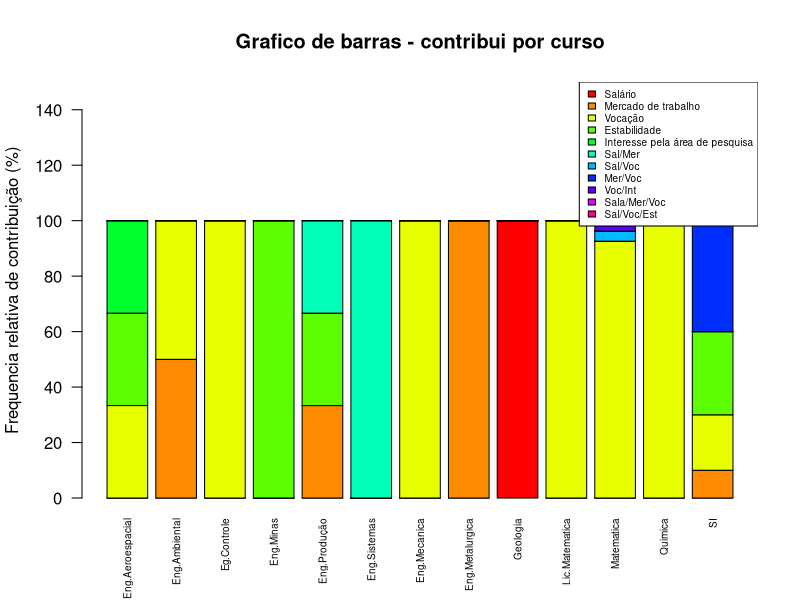
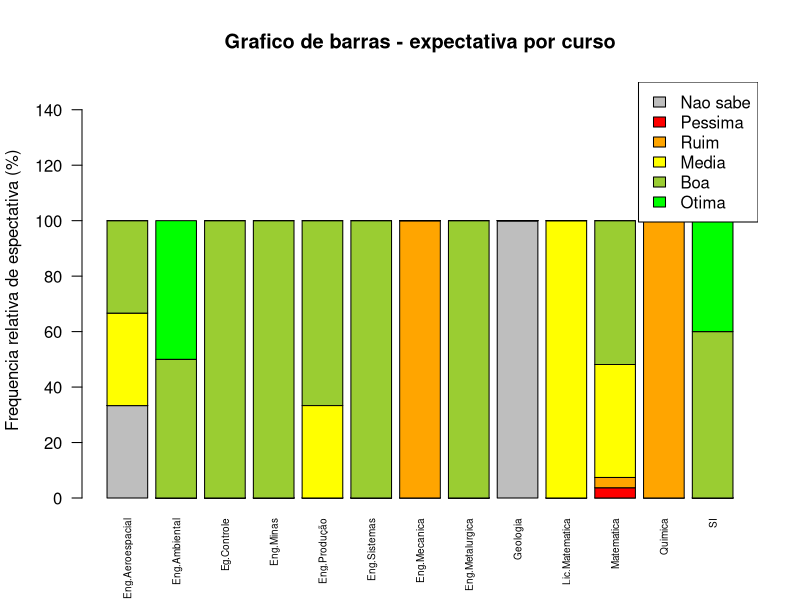
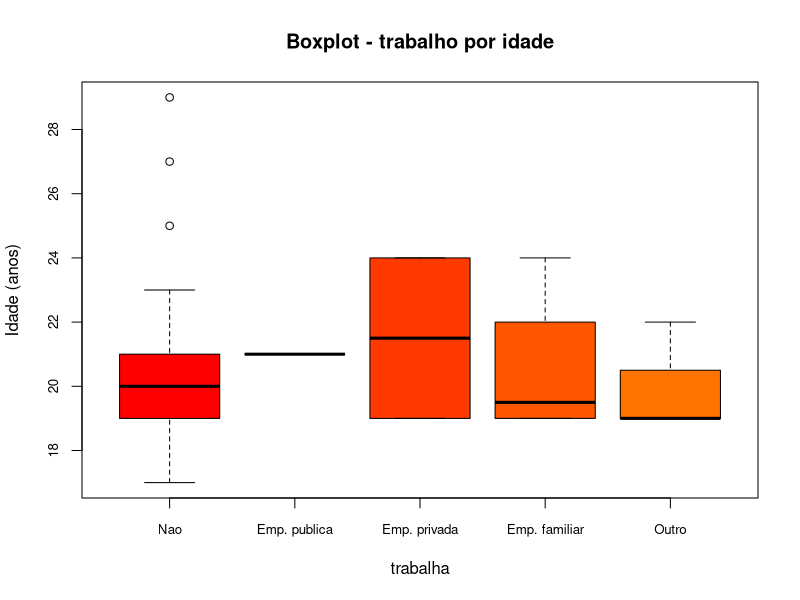
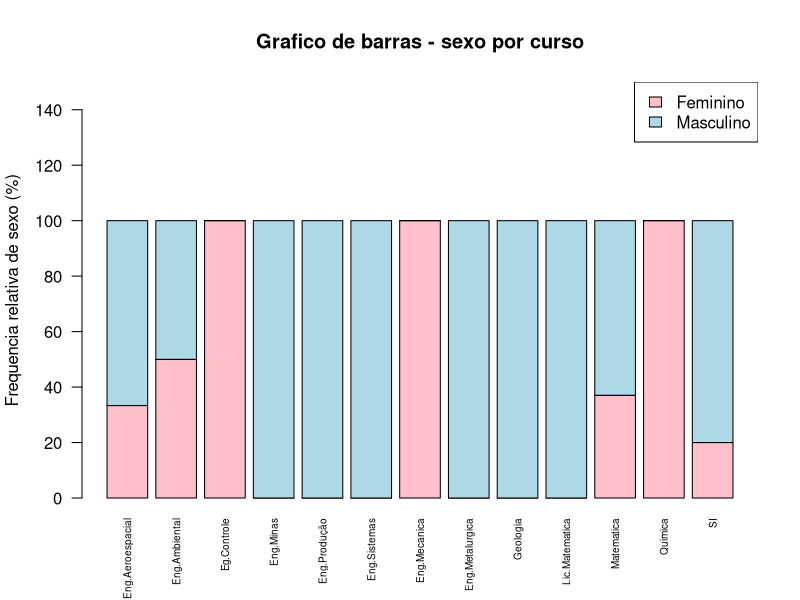
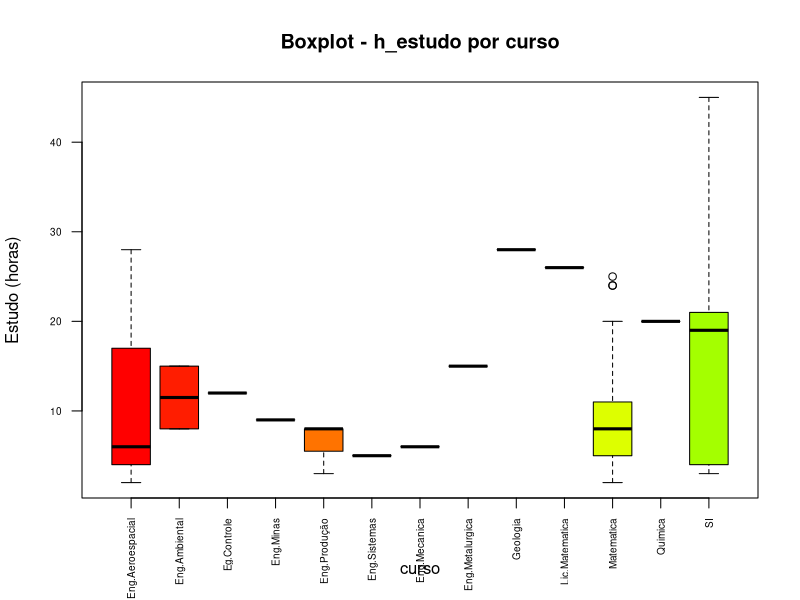
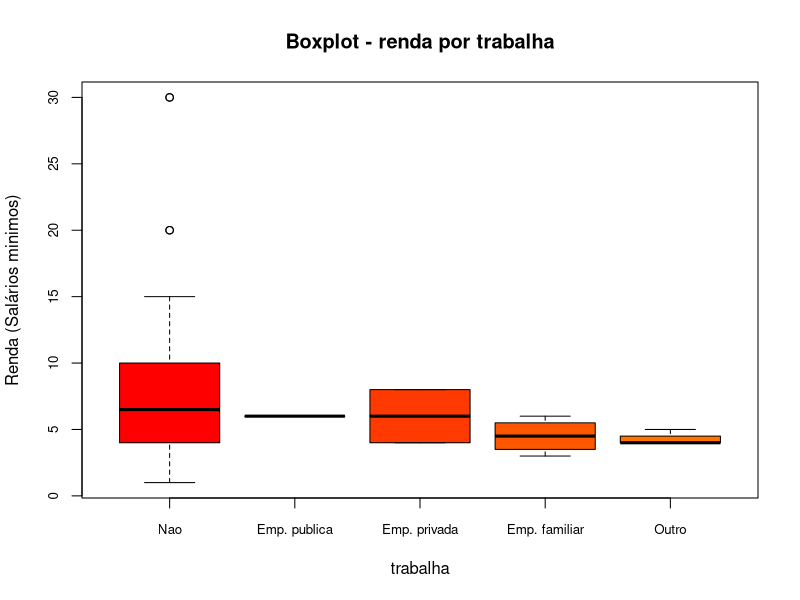
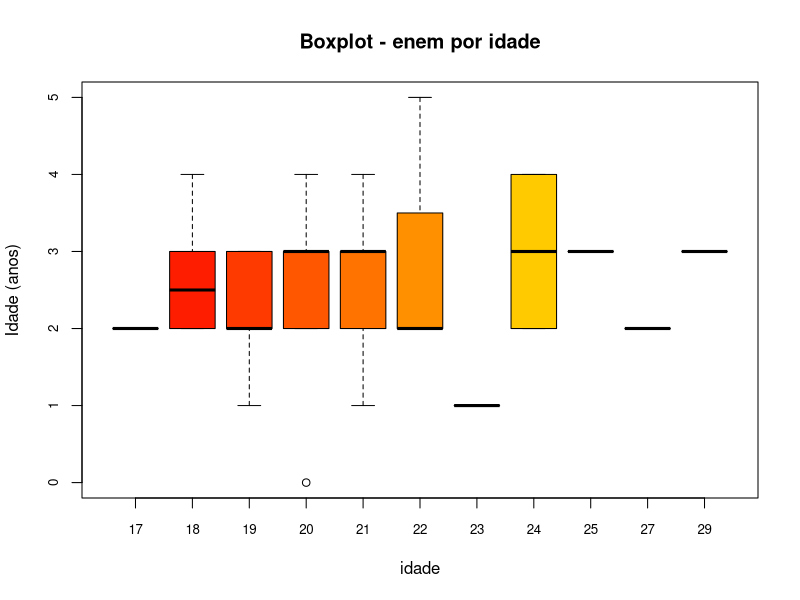

These charts were generated, in order, by the following R code:
#Carregando os dados da pesquisa
dados <- read.csv("code.csv", sep = ";", dec = ",", header = T)

attach(dados)

curso_labels     <- c("Eng.Aeroespacial", "Eng.Ambiental" , "Eg.Controle" , "Eng.Minas",
                      "Eng.Produção"    , "Eng.Sistemas"  , "Eng.Mecanica", "Eng.Metalurgica",
                      "Geologia"        , "Lic.Matematica", "Matematica"  , "Quimica",
                      "SI")

contribui_labels <- c("Salário", "Mercado de trabalho" , "Vocação", "Estabilidade",
                      "Interesse pela área de pesquisa", "Sal/Mer",
                      "Sal/Voc", "Mer/Voc", "Voc/Int",
                      "Sala/Mer/Voc", "Sal/Voc/Est")

expec_labels     <- c("Nao sabe", "Pessima", "Ruim",
                      "Media"   , "Boa"    , "Otima")

trabalha_labels  <- c("Nao", "Emp. publica", "Emp. privada", "Emp. familiar",
                      "Outro")

sexo_labels      <- c("Feminino", "Masculino")

#Frequencias absoluta e relativa
con_cur_freq_a <- table(contribui, curso)
con_cur_freq_r <- round(prop.table(con_cur_freq_a, margin = 2) * 100, 2)

exp_cur_freq_a <- table(expect, curso)
exp_cur_freq_r <- round(prop.table(exp_cur_freq_a, margin = 2) * 100, 2)

sex_curfreq_a  <- table(sexo, curso)
sex_curfreq_r  <- round(prop.table(sex_curfreq_a, margin = 2) * 100, 2)

#Criando os graficos
png(file = "barplot_contribui_curso.png")

barplot (
    con_cur_freq_r,
    ylab      = "Frequencia relativa de contribuição (%)", 
    main      = "Grafico de barras - contribui por curso",
    names.arg = curso_labels,
    col       = rainbow(length(contribui_labels)),
    las       = 2,
    ylim      = c(0,150),
    cex.names = 0.6
)

legend("topright", contribui_labels, fill = rainbow(length(contribui_labels)), cex = 0.6)

#-------------------------------------------------------------------------------

png(file = "barplot_expec_curso.png")

barplot (
    exp_cur_freq_r,
    ylab      = "Frequencia relativa de espectativa (%)", 
    main      = "Grafico de barras - expectativa por curso",
    names.arg = curso_labels,
    col       = c("grey", "red", "orange", "yellow", "yellowgreen", "green"),
    las       = 2,
    ylim      = c(0,150),
    cex.names = 0.6,
)

legend("topright", expec_labels, fill = c("grey", "red", "orange", "yellow",
       "yellowgreen", "green"))

#-------------------------------------------------------------------------------

png(file = "boxplot_idade_trabalha.png")

boxplot (
    idade ~ trabalha,
    ylab     = "Idade (anos)",
    main     = "Boxplot - trabalho por idade",
    col      = rainbow(length(trabalha)),
    names    = trabalha_labels,
    cex.axis = 0.8
)

#-------------------------------------------------------------------------------

png(file = "barplot_sexo_curso.png")

barplot (
    sex_curfreq_r,
    ylab      = "Frequencia relativa de sexo (%)", 
    main      = "Grafico de barras - sexo por curso",
    names.arg = curso_labels,
    col       = c("pink", "lightblue"),
    las       = 2,
    ylim      = c(0,150),
    cex.names = 0.6,
)

legend("topright", sexo_labels, fill = c("pink", "lightblue"))

#-------------------------------------------------------------------------------

png(file = "boxplot_h_estudo_curso.png")

boxplot (
    h_estudo ~ curso,
    ylab     = "Estudo (horas)",
    main     = "Boxplot - h_estudo por curso",
    col      = rainbow(length(curso)),
    names    = curso_labels,
    cex.axis = 0.6,
    las = 2
)

#-------------------------------------------------------------------------------

renda = as.numeric(as.character(renda))

png(file = "boxplot_renda_trabalha.png")

boxplot (
    renda ~ trabalha,
    ylab     = "Renda (Salários minimos)",
    main     = "Boxplot - renda por trabalha",
    col      = rainbow(length(trabalha)),
    names    = trabalha_labels,
    cex.axis = 0.8
)

#-------------------------------------------------------------------------------

png(file = "boxplot_enem_idade.png")

boxplot (
    enem ~ idade,
    ylab     = "Idade (anos)",
    main     = "Boxplot - enem por idade",
    col      = rainbow(length(idade)),
    cex.axis = 0.8
)
